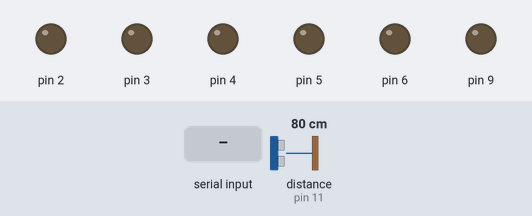
The sketch below on a simulated Arduino Uno, built with avr-gcc and run on an emulated ATmega328P. On the bench: output pins drawn as LEDs (lit = HIGH). Dashed ring = blinking. The inputs (shaded band) are chosen by the test bench; at power-on: distance to the obstacle (sensor on pin 11) 80 cm. The echo pulse lasts 58.3 µs per cm; random numbers use the default seed unless the sketch sets one.

Above: at 11.2 s.
11.3 s: "1" received over Serial
At 11.8 s:
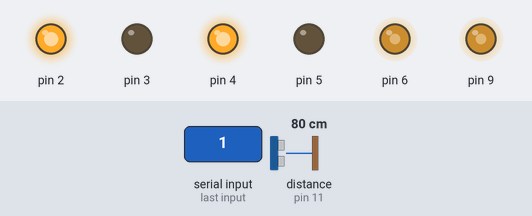
12.8 s: distance to the obstacle (sensor on pin 11) set to 60 cm
14.3 s: distance to the obstacle (sensor on pin 11) set to 52 cm
At 16.5 s:
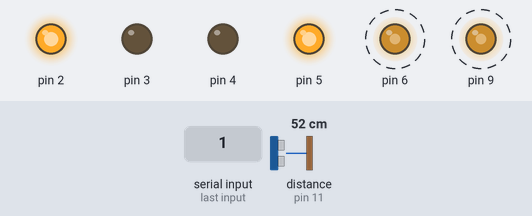
17.3 s: distance to the obstacle (sensor on pin 11) set to 120 cm
At 19.1 s:
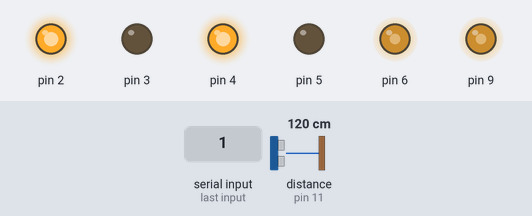
19.4 s: "0" received over Serial
At 20.2 s:
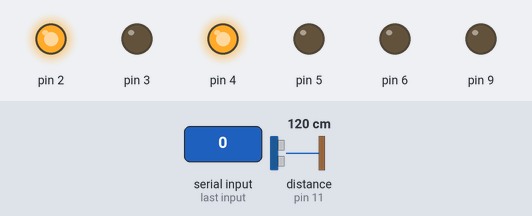
Timing chart, 0 to 21.9 s (numbered marks = the images above; inputs shaded):
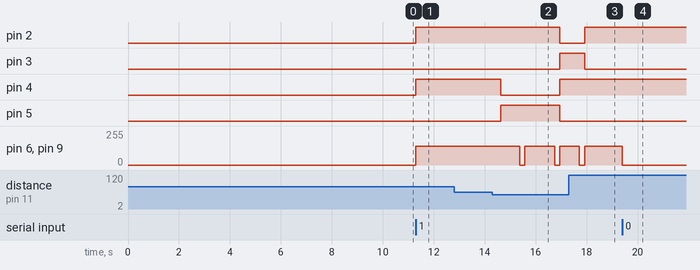

Measured:
- the behaviour switches between 55 and 54 cm on distance to the obstacle (sensor on pin 11) (found by bisection; images 1 and 2)
- after the input at 11.3 s, pin 2, pin 4: LOW → HIGH at once; pin 6, pin 9: 0/255 → 140/255 at once
- after the input at 12.8 s, every drawn part: stays the same
- after the input at 14.3 s, pin 2: HIGH → LOW after 2.6 s; pin 3: LOW → HIGH after 2.6 s; pin 4: HIGH → LOW after 0.33 s, → HIGH 2.3 s later; pin 5: LOW → HIGH after 0.33 s, → LOW 2.3 s later; pin 6, pin 9: alternates 140/255 for 1.2 s and 0/255 for 0.21 s, starting after 1.1 s
- after the input at 17.3 s, pin 2: LOW → HIGH after 0.63 s; pin 3: HIGH → LOW after 0.63 s
- after the input at 19.4 s, pin 6, pin 9: 140/255 → 0/255 at once

The sketch:

robot_firmware_v1.0.ino
```cpp
/*
 *
 * David Riser, May 2020
 *
 * This sketch will drive the robot forward
 * until it detects an object, and then it will take
 * a random turn.  Now includes bluetooth ON/OFF.
 *
 */

#include "NewPing.h"

enum pins {
  enable_a = 6,
  enable_b = 9,
  input_1 = 2,
  input_2 = 3,
  input_3 = 5,
  input_4 = 4,
  trigger = 10,
  echo = 11
};

enum modes {
    off = 0,
    on = 1
};

// Constants, these don't change throughout
// the execution.
const int seconds             = 1000;
const int baudRate            = 9600;
const int objectTurnDist      = 3200;
const int medianFilterSamples = 8;
const int reverseDuration     = 1500; // Duration of reverse in milliseconds
const int turnsBeforeReverse  = 4;
const int randomTurnMin       = 500;  // Duration of turn in milliseconds (min)
const int randomTurnMax       = 1500; // Duration of turn in milliseconds (max)
const int maxSonarDist        = 500;  // Distance in centimeters
const int startDelay          = 10;   // Start delay in seconds
const int speedMin            = 140;
const int speedMax            = 250;
const int speedStep           = 10;
const char activateChar       = '1';
const char deactivateChar     = '0';
const char speedUpChar        = '+';
const char slowDownChar       = '-';

// Globals that can change state during
// operation.

namespace globals {
    int mode = modes::off;
    NewPing sonar(pins::trigger, pins::echo, maxSonarDist);
    int speed = 140;
}


void setLeft() {
  digitalWrite(pins::input_1, LOW);
  digitalWrite(pins::input_2, HIGH);
  digitalWrite(pins::input_3, LOW);
  digitalWrite(pins::input_4, HIGH);
}

void setRight() {
  digitalWrite(pins::input_1, HIGH);
  digitalWrite(pins::input_2, LOW);
  digitalWrite(pins::input_3, HIGH);
  digitalWrite(pins::input_4, LOW);
}

void setReverse() {
  digitalWrite(pins::input_1, LOW);
  digitalWrite(pins::input_2, HIGH);
  digitalWrite(pins::input_3, HIGH);
  digitalWrite(pins::input_4, LOW);
}

void setForward() {
  digitalWrite(pins::input_1, HIGH);
  digitalWrite(pins::input_2, LOW);
  digitalWrite(pins::input_3, LOW);
  digitalWrite(pins::input_4, HIGH);
}

void stop() {
  analogWrite(pins::enable_a, 0);
  analogWrite(pins::enable_b, 0);
}

void goFor(int speed, int timer) {
  analogWrite(pins::enable_a, speed);
  analogWrite(pins::enable_b, speed);
  delay(timer);
  stop();
}

void go(int speed){
  analogWrite(pins::enable_a, speed);
  analogWrite(pins::enable_b, speed);
}

void turnRandomly(){

    if (random(2) < 1){
      setLeft();
    }
    else {
      setRight();
    }

    // Turn a random amount, usually this is between
    // a quarter turn and three quarters.  It depends
    // on the speed setting.
    goFor(globals::speed, random(randomTurnMin,randomTurnMax));
}

void activate(){

  setForward();
  go(globals::speed);

  int dist = globals::sonar.ping_median(medianFilterSamples);
  int stuckIter = 0;
  while (dist < objectTurnDist){

    // If we are really in trouble,
    // try going backwards.  Don't
    // do this much because we have no
    // sensors out back to protect us.
    if (stuckIter > turnsBeforeReverse){
      stop();
      setReverse();
      goFor(globals::speed, reverseDuration);
      stop();

      stuckIter = 0;
    }

    // Normally we just need to turn randomly and
    // check for a clear path.
    stop();
    turnRandomly();
    stop();

    dist = globals::sonar.ping_median(medianFilterSamples);
    stuckIter++;
  }

}

void setup() {
  pinMode(pins::enable_a, OUTPUT);
  pinMode(pins::input_1, OUTPUT);
  pinMode(pins::input_2, OUTPUT);
  pinMode(pins::enable_b, OUTPUT);
  pinMode(pins::input_3, OUTPUT);
  pinMode(pins::input_4, OUTPUT);

  // Allow a slight delay upon start.
  delay(startDelay * seconds);

  // Make sure that the robot is
  // initialized in the stop position
  // and is ready to go forward.
  stop();

  // Set for listening to bluetooth 1/0
  Serial.begin(baudRate);
}

void loop() {

  // Await a bluetooth initialization
  // signal before starting to drive.
  if (Serial.available() > 0){
      char data = Serial.read();

      if (data == activateChar){
          globals::mode = modes::on;
      }
      else if (data == deactivateChar){
          globals::mode = modes::off;
      }
      else if (data == speedUpChar){
          if (globals::speed < speedMax){
              globals::speed += speedStep;
          }
      }
      else if (data == slowDownChar){
          if (globals::speed > speedMin){
              globals::speed -= speedStep;
          }
      }
  }

  // Only drive if mode is activated
  // by bluetooth.
  if (globals::mode == modes::on){
      activate();
  }
  else {
      stop();
  }

}
```
